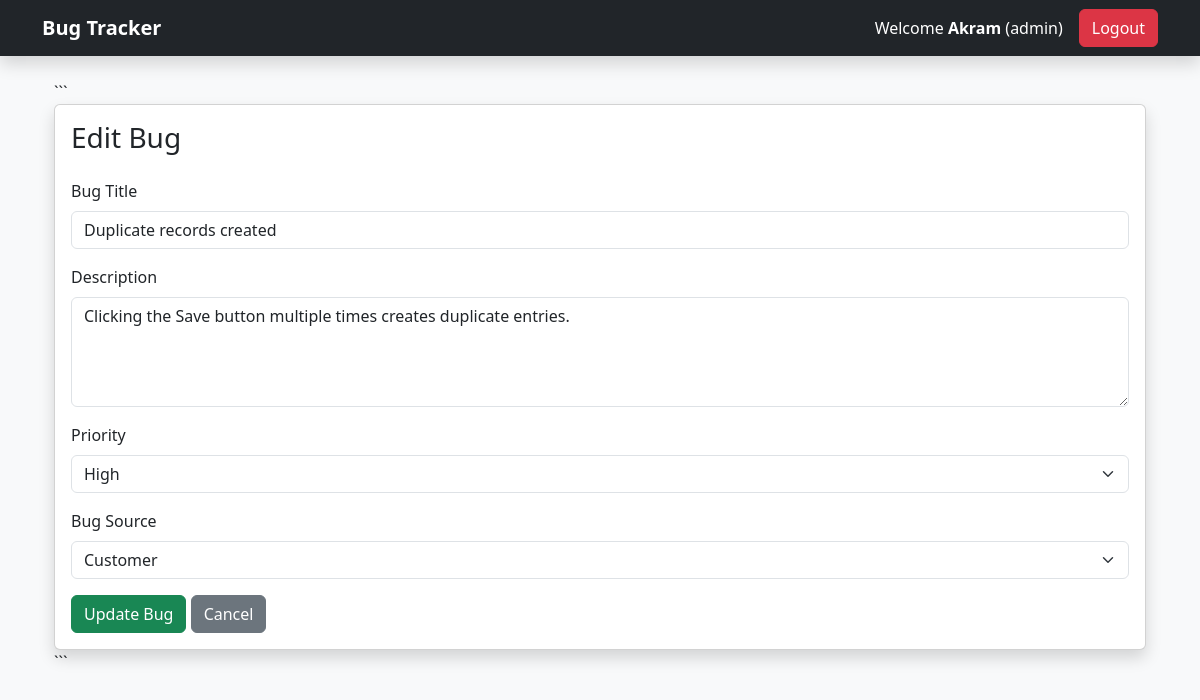
/edit_bug/3 (signed in), run on the app's committed database.
### models.py (models this page shows)
class Bug(db.Model):
    __tablename__ = "bug"
    id = db.Column(db.Integer, primary_key=True)
    title = db.Column(db.String(200), nullable=False)
    description = db.Column(db.Text, nullable=False)
    priority = db.Column(db.String(50))
    bug_source = db.Column(db.String(100))
    status = db.Column(db.String(50), default="Open")
    created_by_id = db.Column(
        db.Integer,
        db.ForeignKey("user.id")
    )
    assigned_to_id = db.Column(
        db.Integer,
        db.ForeignKey("user.id")
    )
    assigned_to = db.relationship(
    "User",
    foreign_keys=[assigned_to_id]
)
    created_at = db.Column(
        db.DateTime,
        default=datetime.utcnow
    )
    comments = db.relationship(
        "Comment",
        backref="bug",
        lazy=True,
        cascade="all, delete-orphan"
    )

### app.py (the view, shortened to what this page needs)
@app.route("/edit_bug/<int:id>", methods=["GET", "POST"])
def edit_bug(id):
    if "user_id" not in session:
        return redirect("/login")
    bug = Bug.query.get_or_404(id)
    role = session["role"].lower()
    if role == "admin":
        pass
    elif role == "tester":
        if bug.created_by_id != session["user_id"]:
            return redirect("/dashboard")
    else:
        return redirect("/dashboard")
    return render_template(
        "edit_bug.html",
        bug=bug
    )

### templates/edit_bug.html (shortened to what this page needs)
{% extends 'base.html' %}
{% block content %}
<div class="container mt-4">
```
<div class="card shadow">
    <div class="card-body">
        <h3 class="mb-4">
            Edit Bug
        </h3>
        <form method="POST">
            <div class="mb-3">
                <label class="form-label">
                    Bug Title
                </label>
                <input
                    type="text"
                    name="title"
                    class="form-control"
                    value="{{ bug.title }}"
                    required
                >
            </div>
            <div class="mb-3">
                <label class="form-label">
                    Description
                </label>
                <textarea
                    name="description"
                    class="form-control"
                    rows="4"
                    required>{{ bug.description }}</textarea>
            </div>
            <div class="mb-3">
                <label class="form-label">
                    Priority
                </label>
                <select
                    name="priority"
                    class="form-select"
                    required>
                    <option value="High"
                        {% if bug.priority == "High" %}
                        selected
                        {% endif %}>
                        High
                    </option>
                </select>
            </div>
            <div class="mb-3">
                <label class="form-label">
                    Bug Source
                </label>
                <select
                    name="bug_source"
                    class="form-select"
                    required>
                    <option value="Customer"
                        >
                        Customer
                    </option>
                </select>
            </div>
            <button
                type="submit"
                class="btn btn-success">
                Update Bug
            </button>
            <a href="/dashboard"
               class="btn btn-secondary">
                Cancel
            </a>
        </form>
    </div>
</div>
```
</div>
{% endblock %}

### data on the page
Bug: title "Duplicate records created", description "Clicking the Save button multiple times creates duplicate entries.", priority "High"

### other printed values
{{ session['username'] }} "Akram"
{{ session['role'] }} "admin"
